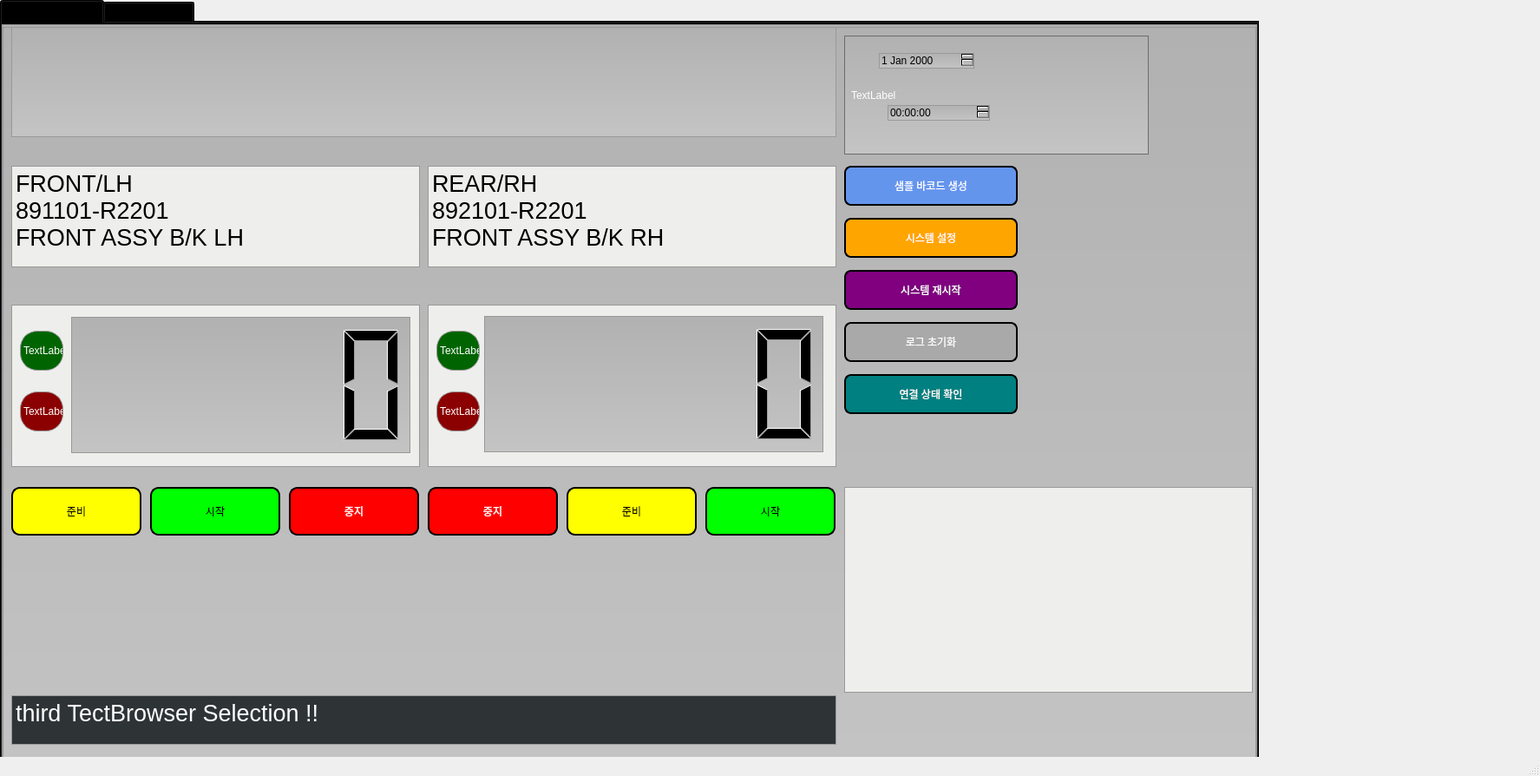
<?xml version="1.0" encoding="UTF-8"?>
<ui version="4.0">
 <class>MainWindow</class>
 <widget class="QMainWindow" name="MainWindow">
  <property name="geometry">
   <rect>
    <x>0</x>
    <y>0</y>
    <width>1775</width>
    <height>894</height>
   </rect>
  </property>
  <property name="windowTitle">
   <string>바코드 시스템 - PLC 연동</string>
  </property>
  <widget class="QWidget" name="centralwidget">
   <widget class="QTabWidget" name="tabWidget">
    <property name="geometry">
     <rect>
      <x>0</x>
      <y>0</y>
      <width>1451</width>
      <height>921</height>
     </rect>
    </property>
    <property name="styleSheet">
     <string notr="true">    border: 1px solid #999999;
    height: 8px; /* the groove expands to the size of the slider by default. by giving it a height, it has a fixed size */
    background: qlineargradient(x1:0, y1:0, x2:0, y2:1, stop:0 #B1B1B1, stop:1 #c4c4c4);
    margin: 2px 0;</string>
    </property>
    <property name="currentIndex">
     <number>0</number>
    </property>
         <widget class="QWidget" name="tab">
      <attribute name="title">
       <string>바코드 시스템 메인</string>
      </attribute>
     <widget class="QTextBrowser" name="textBrowser">
      <property name="geometry">
       <rect>
        <x>10</x>
        <y>160</y>
        <width>471</width>
        <height>121</height>
       </rect>
      </property>
      <property name="toolTip">
       <string>&lt;html&gt;&lt;head/&gt;&lt;body&gt;&lt;p&gt;FRONT/LH&lt;br/&gt;현재작업중인공정표시&lt;/p&gt;&lt;/body&gt;&lt;/html&gt;</string>
      </property>
      <property name="styleSheet">
       <string notr="true">background-color:rgb(238,238,236);
font: 20pt&quot;Courier New&quot;;</string>
      </property>
      <property name="html">
       <string>&lt;!DOCTYPE HTML PUBLIC &quot;-//W3C//DTD HTML 4.0//EN&quot; &quot;http://www.w3.org/TR/REC-html40/strict.dtd&quot;&gt;
&lt;html&gt;&lt;head&gt;&lt;meta name=&quot;qrichtext&quot; content=&quot;1&quot; /&gt;&lt;style type=&quot;text/css&quot;&gt;
p, li { white-space: pre-wrap; }
&lt;/style&gt;&lt;/head&gt;&lt;body style=&quot; font-family:'Courier New'; font-size:20pt; font-weight:400; font-style:normal;&quot;&gt;
&lt;p style=&quot; margin-top:0px; margin-bottom:0px; margin-left:0px; margin-right:0px; -qt-block-indent:0; text-indent:0px;&quot;&gt;FRONT/LH&lt;/p&gt;
&lt;p style=&quot; margin-top:0px; margin-bottom:0px; margin-left:0px; margin-right:0px; -qt-block-indent:0; text-indent:0px;&quot;&gt;891101-R2201&lt;/p&gt;
&lt;p style=&quot; margin-top:0px; margin-bottom:0px; margin-left:0px; margin-right:0px; -qt-block-indent:0; text-indent:0px;&quot;&gt;FRONT ASSY B/K LH&lt;/p&gt;&lt;/body&gt;&lt;/html&gt;</string>
      </property>
     </widget>
     <widget class="QTextBrowser" name="textBrowser_2">
      <property name="geometry">
       <rect>
        <x>490</x>
        <y>160</y>
        <width>471</width>
        <height>121</height>
       </rect>
      </property>
      <property name="toolTip">
       <string>&lt;html&gt;&lt;head/&gt;&lt;body&gt;&lt;p&gt;REAR/RH&lt;br/&gt;현재작업중인공정표시&lt;/p&gt;&lt;/body&gt;&lt;/html&gt;</string>
      </property>
      <property name="styleSheet">
       <string notr="true">background-color:rgb(238,238,236);
font: 20pt&quot;Courier New&quot;;</string>
      </property>
      <property name="html">
       <string>&lt;!DOCTYPE HTML PUBLIC &quot;-//W3C//DTD HTML 4.0//EN&quot; &quot;http://www.w3.org/TR/REC-html40/strict.dtd&quot;&gt;
&lt;html&gt;&lt;head&gt;&lt;meta name=&quot;qrichtext&quot; content=&quot;1&quot; /&gt;&lt;style type=&quot;text/css&quot;&gt;
p, li { white-space: pre-wrap; }
&lt;/style&gt;&lt;/head&gt;&lt;body style=&quot; font-family:'Courier New'; font-size:20pt; font-weight:400; font-style:normal;&quot;&gt;
&lt;p style=&quot; margin-top:0px; margin-bottom:0px; margin-left:0px; margin-right:0px; -qt-block-indent:0; text-indent:0px;&quot;&gt;REAR/RH&lt;/p&gt;
&lt;p style=&quot; margin-top:0px; margin-bottom:0px; margin-left:0px; margin-right:0px; -qt-block-indent:0; text-indent:0px;&quot;&gt;892101-R2201&lt;/p&gt;
&lt;p style=&quot; margin-top:0px; margin-bottom:0px; margin-left:0px; margin-right:0px; -qt-block-indent:0; text-indent:0px;&quot;&gt;FRONT ASSY B/K RH&lt;/p&gt;&lt;/body&gt;&lt;/html&gt;</string>
      </property>
     </widget>
     <widget class="QTextBrowser" name="textBrowser_3">
      <property name="geometry">
       <rect>
        <x>10</x>
        <y>320</y>
        <width>471</width>
        <height>191</height>
       </rect>
      </property>
      <property name="toolTip">
       <string>&lt;html&gt;&lt;head/&gt;&lt;body&gt;&lt;p&gt;FRONT/LH 로그&lt;br/&gt;작업 진행 상황 및 상태 정보를 표시&lt;br/&gt;시간별 작업 기록 저장&lt;/p&gt;&lt;/body&gt;&lt;/html&gt;</string>
      </property>
      <property name="styleSheet">
       <string notr="true">background-color:rgb(238,238,236);
font: 20pt&quot;Courier New&quot;;</string>
      </property>
     </widget>
     <widget class="QTextBrowser" name="textBrowser_4">
      <property name="geometry">
       <rect>
        <x>490</x>
        <y>320</y>
        <width>471</width>
        <height>191</height>
       </rect>
      </property>
      <property name="toolTip">
       <string>&lt;html&gt;&lt;head/&gt;&lt;body&gt;&lt;p&gt;REAR/RH 로그&lt;br/&gt;작업 진행 상황 및 상태 정보를 표시&lt;br/&gt;시간별 작업 기록 저장&lt;/p&gt;&lt;/body&gt;&lt;/html&gt;</string>
      </property>
      <property name="styleSheet">
       <string notr="true">background-color:rgb(238,238,236);
font: 20pt&quot;Courier New&quot;;</string>
      </property>
     </widget>
     <widget class="QLCDNumber" name="lcdNumber">
      <property name="geometry">
       <rect>
        <x>79</x>
        <y>334</y>
        <width>391</width>
        <height>161</height>
       </rect>
      </property>
      <property name="toolTip">
       <string>&lt;html&gt;&lt;head/&gt;&lt;body&gt;&lt;p&gt;FRONT/LH&lt;br/&gt;생산수량&lt;/p&gt;&lt;/body&gt;&lt;/html&gt;</string>
      </property>
      <property name="whatsThis">
       <string>&lt;html&gt;&lt;head/&gt;&lt;body&gt;&lt;p&gt;&lt;br/&gt;&lt;/p&gt;&lt;/body&gt;&lt;/html&gt;</string>
      </property>
     </widget>
     <widget class="QLCDNumber" name="lcdNumber_2">
      <property name="geometry">
       <rect>
        <x>555</x>
        <y>333</y>
        <width>391</width>
        <height>161</height>
       </rect>
      </property>
      <property name="toolTip">
       <string>&lt;html&gt;&lt;head/&gt;&lt;body&gt;&lt;p&gt;REAR/RH&lt;/p&gt;&lt;p&gt;생산수량&lt;/p&gt;&lt;/body&gt;&lt;/html&gt;</string>
      </property>
     </widget>
     <widget class="QTextBrowser" name="textBrowser_5">
      <property name="geometry">
       <rect>
        <x>10</x>
        <y>770</y>
        <width>951</width>
        <height>61</height>
       </rect>
      </property>
      <property name="toolTip">
       <string>&lt;html&gt;&lt;head/&gt;&lt;body&gt;&lt;p&gt;시스템 상태 표시&lt;br/&gt;PLC, 스캐너, 프린터 연결 상태&lt;br/&gt;현재 작업 진행 상황&lt;/p&gt;&lt;/body&gt;&lt;/html&gt;</string>
      </property>
      <property name="styleSheet">
       <string notr="true">background-color:rgb(46,52,54);
selection-background-color:rgb(48,140,198);
font: 20pt&quot;Courier New&quot;;
color:white;</string>
      </property>
      <property name="html">
       <string>&lt;!DOCTYPE HTML PUBLIC &quot;-//W3C//DTD HTML 4.0//EN&quot; &quot;http://www.w3.org/TR/REC-html40/strict.dtd&quot;&gt;
&lt;html&gt;&lt;head&gt;&lt;meta name=&quot;qrichtext&quot; content=&quot;1&quot; /&gt;&lt;style type=&quot;text/css&quot;&gt;
p, li { white-space: pre-wrap; }
&lt;/style&gt;&lt;/head&gt;&lt;body style=&quot; font-family:'Courier New'; font-size:20pt; font-weight:400; font-style:normal;&quot;&gt;
&lt;p style=&quot; margin-top:0px; margin-bottom:0px; margin-left:0px; margin-right:0px; -qt-block-indent:0; text-indent:0px;&quot;&gt;third TectBrowser Selection !!&lt;/p&gt;&lt;/body&gt;&lt;/html&gt;</string>
      </property>
     </widget>
     <widget class="QTextBrowser" name="textBrowser_7">
      <property name="geometry">
       <rect>
        <x>970</x>
        <y>530</y>
        <width>471</width>
        <height>241</height>
       </rect>
      </property>
      <property name="toolTip">
       <string>&lt;html&gt;&lt;head/&gt;&lt;body&gt;&lt;p&gt;현재작업중인 제품공정의 하위 바코드 정보1,2,3,4의 등록된 값을 표현해주고 ,1-4까지 스캔되면 녹색(OK)표시를 해줄꺼야&lt;/p&gt;&lt;/body&gt;&lt;/html&gt;</string>
      </property>
      <property name="styleSheet">
       <string notr="true">background-color:rgb(238,238,236);
font: 20pt&quot;Courier New&quot;;</string>
      </property>
     </widget>
     <widget class="QLabel" name="label_2">
      <property name="geometry">
       <rect>
        <x>10</x>
        <y>0</y>
        <width>951</width>
        <height>131</height>
       </rect>
      </property>
      <property name="styleSheet">
       <string notr="true"/>
      </property>
      <property name="text">
       <string/>
      </property>
      <property name="pixmap">
       <pixmap resource="../../../DownLoad/11.qrc">:/newPrefix/label_barcodesystem.jpg</pixmap>
      </property>
     </widget>
     <widget class="QLabel" name="label">
      <property name="geometry">
       <rect>
        <x>970</x>
        <y>10</y>
        <width>351</width>
        <height>141</height>
       </rect>
      </property>
      <property name="styleSheet">
       <string notr="true">    background-color: qlineargradient(x1:0, y1:0, x2:0, y2:1,
                                      stop:0 #616161, stop: 0.5 #505050,
                                      stop: 0.6 #434343, stop:1 #656565);
    color: white;
    padding-left: 4px;
    border: 1px solid #6c6c6c;
</string>
      </property>
      <property name="text">
       <string>TextLabel</string>
      </property>
     </widget>
     <widget class="QDateEdit" name="dateEdit">
      <property name="geometry">
       <rect>
        <x>1010</x>
        <y>30</y>
        <width>110</width>
        <height>22</height>
       </rect>
      </property>
      <property name="toolTip">
       <string>&lt;html&gt;&lt;head/&gt;&lt;body&gt;&lt;p&gt;현재 날짜 표시&lt;br/&gt;시스템 운영 날짜&lt;/p&gt;&lt;/body&gt;&lt;/html&gt;</string>
      </property>
     </widget>
     <widget class="QTimeEdit" name="timeEdit">
      <property name="geometry">
       <rect>
        <x>1020</x>
        <y>90</y>
        <width>118</width>
        <height>22</height>
       </rect>
      </property>
      <property name="toolTip">
       <string>&lt;html&gt;&lt;head/&gt;&lt;body&gt;&lt;p&gt;현재 시간 표시&lt;br/&gt;실시간 시스템 시간&lt;/p&gt;&lt;/body&gt;&lt;/html&gt;</string>
      </property>
     </widget>
     <widget class="QLabel" name="label_3">
      <property name="geometry">
       <rect>
        <x>20</x>
        <y>350</y>
        <width>50</width>
        <height>50</height>
       </rect>
      </property>
      <property name="toolTip">
       <string>&lt;html&gt;&lt;head/&gt;&lt;body&gt;&lt;p&gt;FRONT/LH&lt;/p&gt;&lt;p&gt;프로그램 정상모드&lt;/p&gt;&lt;p&gt;&lt;br/&gt;&lt;/p&gt;&lt;p&gt;PLC,바코드스캐너,바코드프린터 정상모드시 녹색&lt;/p&gt;&lt;/body&gt;&lt;/html&gt;</string>
      </property>
      <property name="styleSheet">
       <string notr="true">color: white;
	background-color: rgb(0, 100, 0);
	border-radius: 20px;</string>
      </property>
      <property name="text">
       <string>TextLabel</string>
      </property>
     </widget>
     <widget class="QLabel" name="label_4">
      <property name="geometry">
       <rect>
        <x>20</x>
        <y>420</y>
        <width>50</width>
        <height>50</height>
       </rect>
      </property>
      <property name="toolTip">
       <string>&lt;html&gt;&lt;head/&gt;&lt;body&gt;&lt;p&gt;FRONT/LH&lt;/p&gt;&lt;p&gt;프로그램 비정상모드&lt;/p&gt;&lt;p&gt;PLC,바코드스캐너,바코드프린터 정상모드시 적색&lt;/p&gt;&lt;/body&gt;&lt;/html&gt;</string>
      </property>
      <property name="styleSheet">
       <string notr="true">color: white;
	background-color: rgb(139, 0, 0);
	border-radius: 20px;</string>
      </property>
      <property name="text">
       <string>TextLabel</string>
      </property>
     </widget>
     <widget class="QLabel" name="label_5">
      <property name="geometry">
       <rect>
        <x>500</x>
        <y>420</y>
        <width>50</width>
        <height>50</height>
       </rect>
      </property>
      <property name="toolTip">
       <string>&lt;html&gt;&lt;head/&gt;&lt;body&gt;&lt;p&gt;REAR/RH&lt;/p&gt;&lt;p&gt;프로그램 비정상모드&lt;/p&gt;&lt;p&gt;PLC,바코드스캐너,바코드프린터 정상모드시 적색&lt;/p&gt;&lt;/body&gt;&lt;/html&gt;</string>
      </property>
      <property name="styleSheet">
       <string notr="true">color: white;
	background-color: rgb( 139,0,0);
	border-radius: 20px;</string>
      </property>
      <property name="text">
       <string>TextLabel</string>
      </property>
     </widget>
     <widget class="QLabel" name="label_6">
      <property name="geometry">
       <rect>
        <x>500</x>
        <y>350</y>
        <width>50</width>
        <height>50</height>
       </rect>
      </property>
      <property name="toolTip">
       <string>&lt;html&gt;&lt;head/&gt;&lt;body&gt;&lt;p&gt;REAR/RH&lt;/p&gt;&lt;p&gt;프로그램 정상모드&lt;/p&gt;&lt;p&gt;&lt;br/&gt;&lt;/p&gt;&lt;p&gt;PLC,바코드스캐너,바코드프린터 정상모드시 녹색&lt;/p&gt;&lt;/body&gt;&lt;/html&gt;</string>
      </property>
      <property name="styleSheet">
       <string notr="true">color: white;
	background-color: rgb(0, 100, 0);
	border-radius: 20px;</string>
      </property>
      <property name="text">
       <string>TextLabel</string>
      </property>
     </widget>
     
     <!-- LH 작업 제어 버튼들 -->
     <widget class="QPushButton" name="pushButton_9">
      <property name="geometry">
       <rect>
        <x>10</x>
        <y>530</y>
        <width>150</width>
        <height>60</height>
       </rect>
      </property>
      <property name="toolTip">
       <string>&lt;html&gt;&lt;head/&gt;&lt;body&gt;&lt;p&gt;LH 작업 준비&lt;br/&gt;노란색 버튼 - 작업 준비 상태&lt;br/&gt;시스템 초기화 및 준비 완료&lt;/p&gt;&lt;/body&gt;&lt;/html&gt;</string>
      </property>
      <property name="styleSheet">
       <string notr="true">background-color: rgb(255, 255, 0);
color: black;
font: 16pt &quot;Arial&quot;;
border: 2px solid black;
border-radius: 10px;</string>
      </property>
      <property name="text">
       <string>준비</string>
      </property>
     </widget>
     
     <widget class="QPushButton" name="pushButton_10">
      <property name="geometry">
       <rect>
        <x>170</x>
        <y>530</y>
        <width>150</width>
        <height>60</height>
       </rect>
      </property>
      <property name="toolTip">
       <string>&lt;html&gt;&lt;head/&gt;&lt;body&gt;&lt;p&gt;LH 작업 시작&lt;br/&gt;초록색 버튼 - 작업 시작&lt;br/&gt;바코드 스캔 및 프린트 시작&lt;/p&gt;&lt;/body&gt;&lt;/html&gt;</string>
      </property>
      <property name="styleSheet">
       <string notr="true">background-color: rgb(0, 255, 0);
color: black;
font: 16pt &quot;Arial&quot;;
border: 2px solid black;
border-radius: 10px;</string>
      </property>
      <property name="text">
       <string>시작</string>
      </property>
     </widget>
     
     <widget class="QPushButton" name="pushButton_11">
      <property name="geometry">
       <rect>
        <x>330</x>
        <y>530</y>
        <width>150</width>
        <height>60</height>
       </rect>
      </property>
      <property name="toolTip">
       <string>&lt;html&gt;&lt;head/&gt;&lt;body&gt;&lt;p&gt;LH 작업 중지&lt;br/&gt;빨간색 버튼 - 작업 중지&lt;br/&gt;긴급 상황 시 작업 중단&lt;/p&gt;&lt;/body&gt;&lt;/html&gt;</string>
      </property>
      <property name="styleSheet">
       <string notr="true">background-color: rgb(255, 0, 0);
color: white;
font: 16pt &quot;Arial&quot;;
border: 2px solid black;
border-radius: 10px;</string>
      </property>
      <property name="text">
       <string>중지</string>
      </property>
     </widget>
     
     <!-- RH 작업 제어 버튼들 -->
     <widget class="QPushButton" name="pushButton_12">
      <property name="geometry">
       <rect>
        <x>490</x>
        <y>530</y>
        <width>150</width>
        <height>60</height>
       </rect>
      </property>
      <property name="toolTip">
       <string>&lt;html&gt;&lt;head/&gt;&lt;body&gt;&lt;p&gt;RH 작업 중지&lt;br/&gt;빨간색 버튼 - 작업 중지&lt;br/&gt;긴급 상황 시 작업 중단&lt;/p&gt;&lt;/body&gt;&lt;/html&gt;</string>
      </property>
      <property name="styleSheet">
       <string notr="true">background-color: rgb(255, 0, 0);
color: white;
font: 16pt &quot;Arial&quot;;
border: 2px solid black;
border-radius: 10px;</string>
      </property>
      <property name="text">
       <string>중지</string>
      </property>
     </widget>
     
     <widget class="QPushButton" name="pushButton_13">
      <property name="geometry">
       <rect>
        <x>650</x>
        <y>530</y>
        <width>150</width>
        <height>60</height>
       </rect>
      </property>
      <property name="toolTip">
       <string>&lt;html&gt;&lt;head/&gt;&lt;body&gt;&lt;p&gt;RH 작업 준비&lt;br/&gt;노란색 버튼 - 작업 준비 상태&lt;br/&gt;시스템 초기화 및 준비 완료&lt;/p&gt;&lt;/body&gt;&lt;/html&gt;</string>
      </property>
      <property name="styleSheet">
       <string notr="true">background-color: rgb(255, 255, 0);
color: black;
font: 16pt &quot;Arial&quot;;
border: 2px solid black;
border-radius: 10px;</string>
      </property>
      <property name="text">
       <string>준비</string>
      </property>
     </widget>
     
     <widget class="QPushButton" name="pushButton_14">
      <property name="geometry">
       <rect>
        <x>810</x>
        <y>530</y>
        <width>150</width>
        <height>60</height>
       </rect>
      </property>
      <property name="toolTip">
       <string>&lt;html&gt;&lt;head/&gt;&lt;body&gt;&lt;p&gt;RH 작업 시작&lt;br/&gt;초록색 버튼 - 작업 시작&lt;br/&gt;바코드 스캔 및 프린트 시작&lt;/p&gt;&lt;/body&gt;&lt;/html&gt;</string>
      </property>
      <property name="styleSheet">
       <string notr="true">background-color: rgb(0, 255, 0);
color: black;
font: 16pt &quot;Arial&quot;;
border: 2px solid black;
border-radius: 10px;</string>
      </property>
      <property name="text">
       <string>시작</string>
      </property>
     </widget>
     
     <!-- 시스템 제어 버튼들 -->
     <widget class="QPushButton" name="pushButton_15">
      <property name="geometry">
       <rect>
        <x>970</x>
        <y>160</y>
        <width>200</width>
        <height>50</height>
       </rect>
      </property>
      <property name="toolTip">
       <string>&lt;html&gt;&lt;head/&gt;&lt;body&gt;&lt;p&gt;샘플 바코드 생성&lt;br/&gt;LH/RH 샘플 바코드 생성&lt;br/&gt;테스트 및 검증용&lt;/p&gt;&lt;/body&gt;&lt;/html&gt;</string>
      </property>
      <property name="styleSheet">
       <string notr="true">background-color: rgb(100, 149, 237);
color: white;
font: 14pt &quot;Arial&quot;;
border: 2px solid black;
border-radius: 8px;</string>
      </property>
      <property name="text">
       <string>샘플 바코드 생성</string>
      </property>
     </widget>
     
     <widget class="QPushButton" name="pushButton_16">
      <property name="geometry">
       <rect>
        <x>970</x>
        <y>220</y>
        <width>200</width>
        <height>50</height>
       </rect>
      </property>
      <property name="toolTip">
       <string>&lt;html&gt;&lt;head/&gt;&lt;body&gt;&lt;p&gt;시스템 설정&lt;br/&gt;PLC, 스캐너, 프린터 설정&lt;br/&gt;포트 및 통신 파라미터 설정&lt;/p&gt;&lt;/body&gt;&lt;/html&gt;</string>
      </property>
      <property name="styleSheet">
       <string notr="true">background-color: rgb(255, 165, 0);
color: white;
font: 14pt &quot;Arial&quot;;
border: 2px solid black;
border-radius: 8px;</string>
      </property>
      <property name="text">
       <string>시스템 설정</string>
      </property>
     </widget>
     
     <widget class="QPushButton" name="pushButton_17">
      <property name="geometry">
       <rect>
        <x>970</x>
        <y>280</y>
        <width>200</width>
        <height>50</height>
       </rect>
      </property>
      <property name="toolTip">
       <string>&lt;html&gt;&lt;head/&gt;&lt;body&gt;&lt;p&gt;시스템 재시작&lt;br/&gt;모든 장비 재연결&lt;br/&gt;설정 변경 후 적용&lt;/p&gt;&lt;/body&gt;&lt;/html&gt;</string>
      </property>
      <property name="styleSheet">
       <string notr="true">background-color: rgb(128, 0, 128);
color: white;
font: 14pt &quot;Arial&quot;;
border: 2px solid black;
border-radius: 8px;</string>
      </property>
      <property name="text">
       <string>시스템 재시작</string>
      </property>
     </widget>
     
     <widget class="QPushButton" name="pushButton_18">
      <property name="geometry">
       <rect>
        <x>970</x>
        <y>340</y>
        <width>200</width>
        <height>50</height>
       </rect>
      </property>
      <property name="toolTip">
       <string>&lt;html&gt;&lt;head/&gt;&lt;body&gt;&lt;p&gt;로그 초기화&lt;br/&gt;모든 로그 내용 삭제&lt;br/&gt;새로운 작업 시작 시 사용&lt;/p&gt;&lt;/body&gt;&lt;/html&gt;</string>
      </property>
      <property name="styleSheet">
       <string notr="true">background-color: rgb(169, 169, 169);
color: white;
font: 14pt &quot;Arial&quot;;
border: 2px solid black;
border-radius: 8px;</string>
      </property>
      <property name="text">
       <string>로그 초기화</string>
      </property>
     </widget>
     
     <widget class="QPushButton" name="pushButton_19">
      <property name="geometry">
       <rect>
        <x>970</x>
        <y>400</y>
        <width>200</width>
        <height>50</height>
       </rect>
      </property>
      <property name="toolTip">
       <string>&lt;html&gt;&lt;head/&gt;&lt;body&gt;&lt;p&gt;연결 상태 확인&lt;br/&gt;PLC, 스캐너, 프린터 연결 상태&lt;br/&gt;장비별 연결 테스트&lt;/p&gt;&lt;/body&gt;&lt;/html&gt;</string>
      </property>
      <property name="styleSheet">
       <string notr="true">background-color: rgb(0, 128, 128);
color: white;
font: 14pt &quot;Arial&quot;;
border: 2px solid black;
border-radius: 8px;</string>
      </property>
      <property name="text">
       <string>연결 상태 확인</string>
      </property>
     </widget>
    </widget>
         <widget class="QWidget" name="tab_2">
      <attribute name="title">
       <string>시스템 모니터링</string>
      </attribute>
     </widget>
   </widget>
  </widget>
  <widget class="QMenuBar" name="menubar">
   <property name="geometry">
    <rect>
     <x>0</x>
     <y>0</y>
     <width>1775</width>
     <height>21</height>
    </rect>
   </property>
  </widget>
  <widget class="QStatusBar" name="statusbar"/>
 </widget>
 <resources>
  <include location="../../../DownLoad/11.qrc"/>
 </resources>
 <connections/>
</ui>
